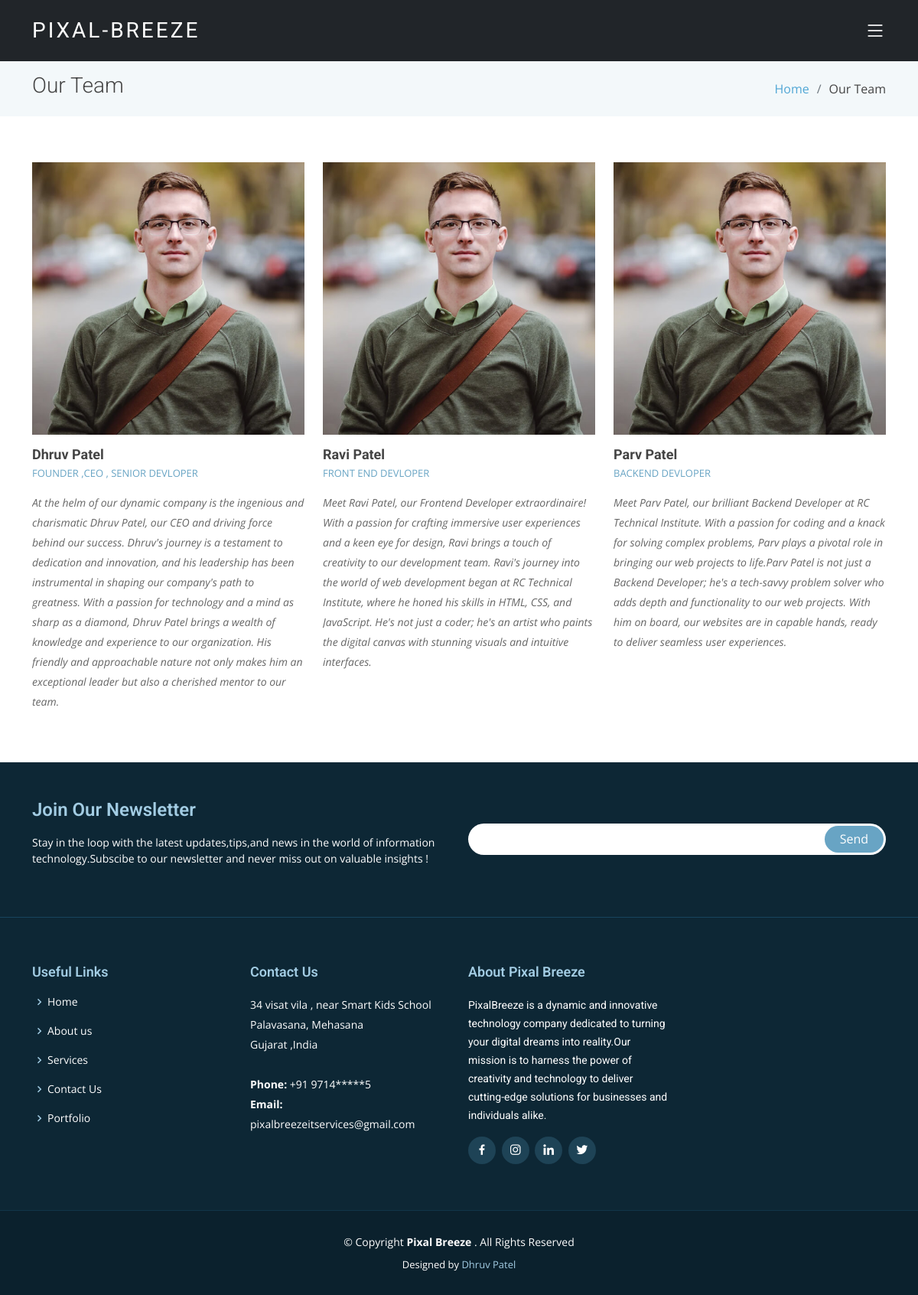
Page /team/ on the committed database.
### Admin/models.py (models this page shows, shortened)
class Team(models.Model):
    name = models.CharField(max_length=50)
    post = models.CharField(max_length=50)
    instagram = models.CharField(max_length=150)
    facebook = models.CharField(max_length=150)
    twitter = models.CharField(max_length=150)
    linkedin = models.CharField(max_length=150)
    desc = models.TextField()
    img = models.FileField(upload_to='team/', max_length=100)

class Social_Links(models.Model):
    title = models.CharField(max_length=50)
    icon = models.CharField(max_length=50)
    link = models.TextField()
    date = models.DateField(auto_now_add=True)

### Admin/views.py (the view)
# urls.py: path('team/',views.team,name="team"),
def team(request):
    team = Team.objects.all()
    data['team'] = team
    return render(request,'team.html',data)

### templates/team.html (shortened to what this page needs)
{% extends "base.html" %}
{% load static %}
{% block social %}
{% for k in link %}
<a href="{{k.link}}" class="{{k.title}}"><i class="{{k.icon}}"></i></a>
{% endfor %}
{% endblock social %}
{% block content %}
  <main id="main">
    <section class="breadcrumbs">
      <div class="container">
        <div class="d-flex justify-content-between align-items-center">
          <h2>Our Team</h2>
          <ol>
            <li><a href="{% url 'home' %}">Home</a></li>
            <li>Our Team</li>
          </ol>
        </div>
      </div>
    </section>
    <section class="team" data-aos="fade-up" data-aos-easing="ease-in-out" data-aos-duration="500">
      <div class="container">
        <div class="row">
          {% for i in team  %}
          <div class="col-lg-4 col-md-6 d-flex align-items-stretch">
            <div class="member">
              <div class="member-img">
                <img src="/media/{{i.img}}" class="img-fluid" alt="">
              </div>
              <div class="member-info">
                <h4>{{ i.name}}</h4>
                <span>{{i.post}}</span>
                <p>{{i.desc}}</p>
              </div>
            </div>
          </div>
          {% endfor %}
        </div>
      </div>
    </section>
  </main>
{% endblock content %}

### static/assets/css/style.css (style rules this page uses)
body { font-family: "Open Sans", sans-serif; color: #444; }
a { color: #4fa6d5; text-decoration: none; }
h1, h2, h3, h4, h5, h6, .font-primary { font-family: "Roboto", sans-serif; }
#main { margin-top: 80px; }
section { padding: 60px 0; }
.breadcrumbs { padding: 15px 0; background-color: #f3f8fa; min-height: 40px; }
.breadcrumbs h2 { font-size: 28px; font-weight: 300; }
.breadcrumbs ol { display: flex; flex-wrap: wrap; list-style: none; padding: 0; margin: 0; }
.breadcrumbs ol li+li { padding-left: 10px; }
.breadcrumbs ol li+li::before { display: inline-block; padding-right: 10px; color: #6c757d; content: "/"; }
.team { background: #fff; padding-bottom: 30px; }
.team .member { margin-bottom: 20px; overflow: hidden; }
.team .member .member-img { position: relative; overflow: hidden; }
.team .member .member-info h4 { font-weight: 700; margin: 15px 0 5px 0; font-size: 18px; }
.team .member .member-info span { display: block; font-size: 13px; text-transform: uppercase; font-weight: 400; margin-bottom: 15px; color: #68A4C4; }
.team .member .member-info p { font-style: italic; font-size: 14px; line-height: 26px; color: #666; }
#footer .footer-top .social-links a { font-size: 18px; display: inline-block; background: #1e4356; color: #fff; line-height: 1; padding: 8px 0; margin-right: 4px; border-radius: 50%; text-align: center; width: 36px; height: 36px; transition: 0.3s; }

### rows in the picture
Team: img (picture), name "Dhruv Patel", post "FOUNDER ,CEO , SENIOR DEVLOPER", desc "At the helm of our dynamic company is the ingenious and charismatic Dhruv Patel, our CEO and driving force behind our success. Dhruv's journey is a testament to dedication and innovation, and his leadership has been instrumental in shaping our company's path to greatness. With a passion for technology and a mind as sharp as a diamond, Dhruv Patel brings a wealth of knowledge and experience to our organization. His friendly and approachable nature not only makes him an exceptional leader but also a cherished mentor to our team."
Team: img (picture), name "Ravi Patel", post "FRONT END DEVLOPER", desc "Meet Ravi Patel, our Frontend Developer extraordinaire! With a passion for crafting immersive user experiences and a keen eye for design, Ravi brings a touch of creativity to our development team. Ravi's journey into the world of web development began at RC Technical Institute, where he honed his skills in HTML, CSS, and JavaScript. He's not just a coder; he's an artist who paints the digital canvas with stunning visuals and intuitive interfaces."
Team: img (picture), name "Parv Patel", post "BACKEND DEVLOPER", desc "Meet Parv Patel, our brilliant Backend Developer at RC Technical Institute. With a passion for coding and a knack for solving complex problems, Parv plays a pivotal role in bringing our web projects to life.Parv Patel is not just a Backend Developer; he's a tech-savvy problem solver who adds depth and functionality to our web projects. With him on board, our websites are in capable hands, ready to deliver seamless user experiences."
